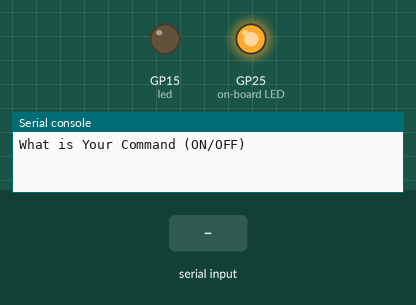
Bench run of a program on a simulated Raspberry Pi Pico running MicroPython. Shown: output pins drawn as LEDs (lit = HIGH), the last lines printed to the serial console. Inputs (shaded band) come from the test bench.

Above: at 1.2 s.
1.3 s: "ON" typed at the serial console, then Enter
At 2.0 s:
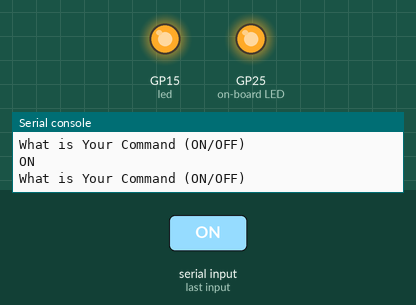
2.8 s: "OFF" typed at the serial console, then Enter
At 3.1 s:
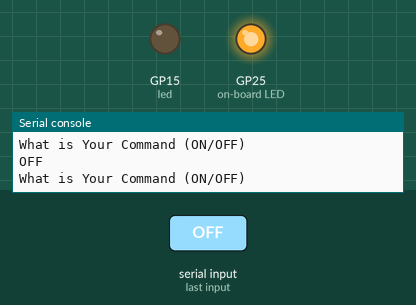
Timing chart, 0 to 5.8 s (numbered marks = the images above; inputs shaded):
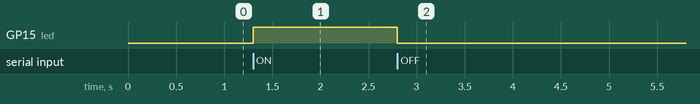

The program:

led-cmd-control.py
```python
from machine import Pin
from time import sleep

Pin('LED', Pin.OUT).value(1)
led = Pin(15, Pin.OUT)

while True:
    CMD = input('What is Your Command (ON/OFF)')

    if CMD == 'ON':
        led.value(1)
    elif CMD == 'OFF':
        led.value(0)
```

Measured:
- after the input at 1.3 s, GP15 (led): LOW → HIGH at once
- after the input at 2.8 s, GP15 (led): HIGH → LOW at once
